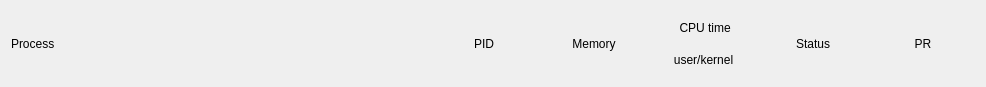
<?xml version="1.0" encoding="UTF-8"?>
<ui version="4.0">
 <class>ListTopic</class>
 <widget class="QWidget" name="ListTopic">
  <property name="geometry">
   <rect>
    <x>0</x>
    <y>0</y>
    <width>986</width>
    <height>87</height>
   </rect>
  </property>
  <property name="windowTitle">
   <string>Form</string>
  </property>
  <property name="styleSheet">
   <string notr="true"/>
  </property>
  <layout class="QHBoxLayout" name="horizontalLayout" stretch="4,1,1,1,1,1">
   <item>
    <widget class="QLabel" name="label">
     <property name="text">
      <string>Process</string>
     </property>
     <property name="alignment">
      <set>Qt::AlignLeading|Qt::AlignLeft|Qt::AlignVCenter</set>
     </property>
    </widget>
   </item>
   <item>
    <widget class="QLabel" name="label_2">
     <property name="text">
      <string>PID</string>
     </property>
     <property name="alignment">
      <set>Qt::AlignCenter</set>
     </property>
    </widget>
   </item>
   <item>
    <widget class="QLabel" name="label_3">
     <property name="text">
      <string>Memory</string>
     </property>
     <property name="alignment">
      <set>Qt::AlignCenter</set>
     </property>
    </widget>
   </item>
   <item>
    <layout class="QVBoxLayout" name="verticalLayout">
     <property name="spacing">
      <number>0</number>
     </property>
     <item>
      <widget class="QLabel" name="label_4">
       <property name="sizePolicy">
        <sizepolicy hsizetype="Ignored" vsizetype="Preferred">
         <horstretch>0</horstretch>
         <verstretch>0</verstretch>
        </sizepolicy>
       </property>
       <property name="text">
        <string> CPU time</string>
       </property>
       <property name="alignment">
        <set>Qt::AlignCenter</set>
       </property>
      </widget>
     </item>
     <item>
      <widget class="QLabel" name="label_7">
       <property name="text">
        <string>user/kernel</string>
       </property>
       <property name="alignment">
        <set>Qt::AlignCenter</set>
       </property>
      </widget>
     </item>
    </layout>
   </item>
   <item>
    <widget class="QLabel" name="label_5">
     <property name="text">
      <string>Status</string>
     </property>
     <property name="alignment">
      <set>Qt::AlignCenter</set>
     </property>
    </widget>
   </item>
   <item>
    <widget class="QLabel" name="label_6">
     <property name="text">
      <string>PR</string>
     </property>
     <property name="alignment">
      <set>Qt::AlignCenter</set>
     </property>
    </widget>
   </item>
  </layout>
 </widget>
 <resources/>
 <connections/>
</ui>
